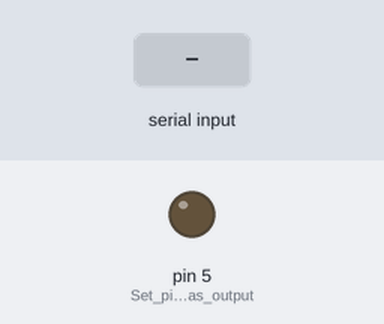
The sketch below on a simulated Arduino Uno, built with avr-gcc and run on an emulated ATmega328P. On the bench: output pins drawn as LEDs (lit = HIGH). Inputs (shaded band) come from the test bench.

Above: at 1.2 s.
1.3 s: "1" received over Serial
At 2.4 s:
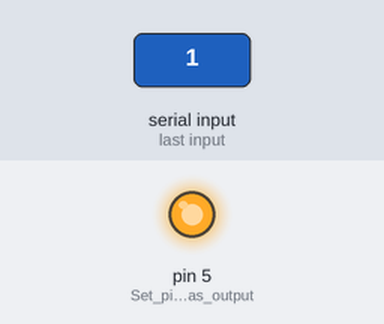
2.8 s: "0" received over Serial
At 3.5 s:
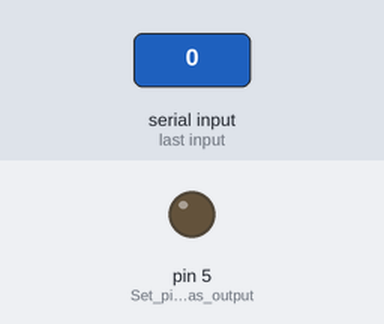
Timing chart, 0 to 5.8 s (numbered marks = the images above; inputs shaded):
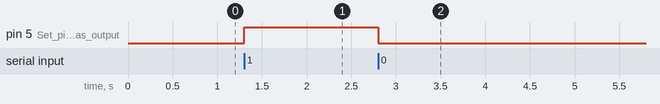

The sketch:

esp.ino
```cpp
void setup() {
  Serial.begin(9600); // Start serial communication
  pinMode(5, OUTPUT); // Set pin 12 as output
}

void loop() {
  if (Serial.available()) {
    char command = Serial.read(); // Read command from serial
    if (command == '1') {
      digitalWrite(5, HIGH); // Turn pin 12 on
    } else if (command == '0') {
      digitalWrite(5, LOW); // Turn pin 12 off
    }
  }
}
```

Measured:
- after the input at 1.3 s, pin 5 (Set_pin_12_as_output): LOW → HIGH at once
- after the input at 2.8 s, pin 5 (Set_pin_12_as_output): HIGH → LOW at once
